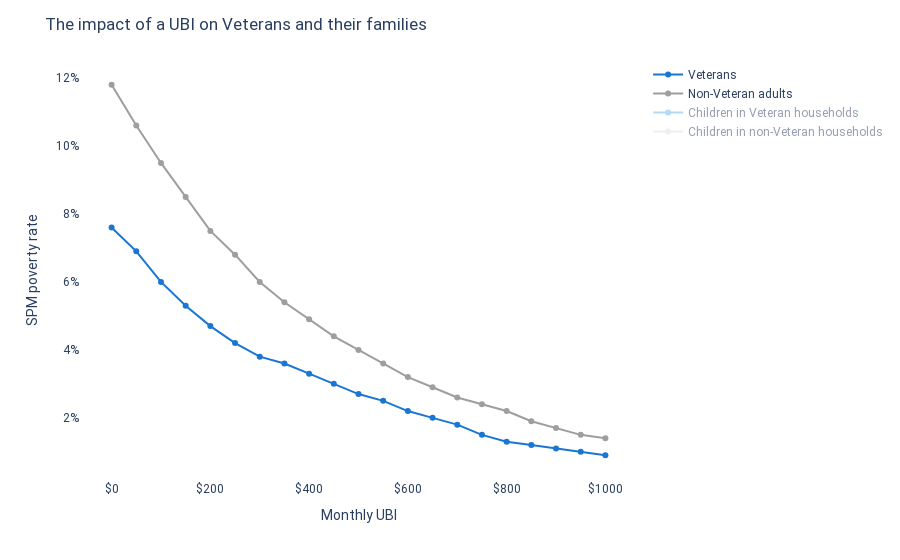

The notebook cell saved with this chart:
### Markdown cell above
Today we honor [over 19 million Americans](https://www.va.gov/vetdata/veteran_population.asp) who have served in the military, of whom one in 13 is in poverty. This is a third lower than the poverty rate among non-Veterans, thanks to [higher incomes](https://www.pewresearch.org/fact-tank/2019/12/09/veteran-households-in-u-s-are-economically-better-off-than-those-of-non-veterans/) and Veteran benefits, but still amounts to over 1.4 million people who lack resources to cover basic needs. Universal basic income would help.

Existing assistance programs cut Veteran poverty substantially. [Two million Veterans](https://www.cbpp.org/blog/veterans-and-the-safety-net-0) receive refundable tax credits---the Earned Income Tax Credit and the refundable portion of the Child Tax Credit---and [1.3 million](https://www.cbpp.org/research/food-assistance/snap-helps-13-million-low-income-veterans-including-thousands-in-every) receive SNAP (formerly food stamps). Certain veteran households are also eligible to receive [up to \$36,387](https://www.va.gov/pension/veterans-pension-rates/) per year through the [Veterans Pension](https://www.va.gov/pension/eligibility/) program, depending on their household size, income, net worth, age, service period, and disability status. Veterans with disabilities related to their active-duty service can also receive up to $44,208 per year, depending on their household size and severity of their disability through the [Veterans Disability Compensation](https://www.va.gov/disability/compensation-rates/veteran-rates/) program. The [Veterans Benefit Administration](https://benefits.va.gov/benefits/) provides a number of other benefits around health, education, and other areas, especially for [elderly Veterans](https://www.benefits.va.gov/persona/veteran-elderly.asp).

Yet these programs fail to reach all Veterans in need. As the Department of Veterans Affairs [found](https://www.va.gov/vetdata/docs/specialreports/veteran_poverty_trends.pdf) in 2012, veterans with disabilities have a higher official poverty rate than non-veterans with disabilities for all age groups except over age 65, and [half of Veterans](https://www.va.gov/vetdata/docs/Quickfacts/VA_Utilization_Profile_2017.pdf) don't use VA programs. [20 percent of Veterans](https://www.bls.gov/opub/ted/2016/43-point-3-percent-of-veterans-with-a-service-connected-disability-were-employed-in-august-2015.htm#:~:text=Bureau%20of%20Labor%20Statistics,-The%20Economics%20Daily&text=In%20August%202015%2C%20about%204.3,all%20veterans%20was%2047.8%20percent.) have a service-connected disability, and as we [wrote in July](https://blog.ubicenter.org/20200731/ada30.html), one in five people with disabilities is in poverty---nearly double the rate of people without disabilities. In that analysis, we also showed that a \$300-per-month universal basic income (UBI) would halve poverty among people with disabilities. What would UBI do for all Veterans?

In this analysis, we modeled a UBI funded by a flat tax on adjusted gross income (AGI). In this model, every $100 monthly UBI requires a 3.3 percent tax on AGI. To fund a \$300-per-month UBI, the federal government would have to levy a 9.8 percent tax. But like we found in the disability analysis, this would also reduce Veteran poverty by half. Poverty among children in Veteran households would be cut by 60 percent.

### Code cell
# Import Libraries
import numpy as np
import pandas as pd
import microdf as mdf
import plotly.express as px

# Import data
raw = pd.read_csv('https://github.com/UBICenter/Veteran-s_Day/raw/main/VeteranData.gz')

# Create Demographic Columns
person = raw.copy(deep=True)
person.columns = person.columns.str.lower()
person['child'] = person.age < 18
person['adult'] = person.age >= 18
person['veteran'] = (person.vetstat == 2) & person.adult
person['non_veteran'] = (person.vetstat == 1) & person.adult

veterans = person.groupby(['spmfamunit'])[['veteran']].sum()
veterans.columns = ['total_veterans']
person = person.merge(veterans, on=['spmfamunit'], right_index=True)

person['child_with_vet'] = (person.child) & (person.total_veterans > 0)
person['child_with_no_vet'] = (person.child) & (person.total_veterans == 0)

# Show total veterans in millions
total_veterans = (person.veteran * person.asecwt).sum()
total_veterans / 1_000_000

# Calculate total AGI
person['adjginc'].replace({99999999: 0}, inplace=True)
population = person.asecwt.sum()
person['weighted_agi'] = person.adjginc * person.asecwt
total_agi = person.weighted_agi.sum()

# Calculate AGI tax rate per dollar of UBI
fed_tax_rate_per_dollar_ubi_monthly = (population * 12) / total_agi

# Create table showing tax amounts
tax_rates = pd.DataFrame(np.arange(0,1001, 50))
tax_rates.columns = ['monthly_ubi']

def tax(monthly_ubi):
    return (monthly_ubi * fed_tax_rate_per_dollar_ubi_monthly * 100).round(1)

def tax_row(row):
    return tax(row.monthly_ubi)

tax_rates['tax_rate'] = tax_rates.apply(tax_row, axis=1)
tax_rates.columns = ['Monthly UBI', "Flat Tax Rate on AGI"]

def ubi(status, monthly_ubi):
    """At a given UBI level, calculate the poverty rate, median resources,
    mean resources, and percent of people better off for:
    * Veterans
    * Non-Veterans
    * Children living with Veteran
    * Children not living with Veterans
  
    Args:
        status: A person's Veteran status.
            For this simulation their are 4 categories:
            * Veteran
            * Non-Veteran
            * Child living with a Veteran
            * Children not living with a Veteran
        monthly_ubi: the monthly cash transfer given to each person
  
    Returns:
        pandas Series with four elements for the selected group:
        * Poverty rate
        * Median resources per person
        * Mean resources per person
        * Percent of people better off
    """    

  
    # Create a copy of the person DataFrame
    target_persons = person.copy(deep=True)
    
    # Calculate a person's tax increase
    target_persons['tax_increase'] = (
        fed_tax_rate_per_dollar_ubi_monthly * monthly_ubi *
        target_persons.adjginc)
    
    # Calculate the total UBI per SPM unit.
    target_persons['total_ubi'] = (
        target_persons.spmnpers * 12 * monthly_ubi)
  
    # Calculate the total tax increase of an SPM unit
    spmu = target_persons.groupby(['spmfamunit'])[['tax_increase']].sum()
    spmu.columns = ['total_tax_increase']
    target_persons = target_persons.merge(spmu,left_on=['spmfamunit'],
                                          right_index=True)
    
    # Calculate each SPM unit's tax rate person
    target_persons['new_spm_resources'] = (target_persons.spmtotres
                                         + target_persons.total_ubi
                                         - target_persons.total_tax_increase)
    
    # Calculate the new resources per person of each SPM unit
    target_persons['new_resources_per_person'] = (
        target_persons.new_spm_resources / target_persons.spmnpers)
      
    # Slice the data based on Race input
    if status == 'veteran':
        target_persons = target_persons[target_persons.veteran]
    if status == 'non_veteran':
        target_persons = target_persons[target_persons.non_veteran]
        
    
    if status == 'veteran_child':
        target_persons = target_persons[target_persons.child_with_vet]
    if status == 'non_veteran_child':
        target_persons = target_persons[target_persons.child_with_no_vet]
        
  
    # Calculate the change in poverty rate
    target_persons['poor'] = (target_persons.new_spm_resources 
                            < target_persons.spmthresh)
    total_poor = (target_persons.poor * target_persons.asecwt).sum()
    target_pop = target_persons.asecwt.sum()
    
    # Calculate percent better off
    target_persons['better_off'] = (target_persons.new_spm_resources > 
                                target_persons.spmtotres)
    total_better_off = (
        target_persons.better_off * target_persons.asecwt).sum()
    percent = total_better_off / target_pop * 100

    return pd.Series([mdf.weighted_median(
        target_persons, 'new_resources_per_person', 'asecwt').round(0),
                      mdf.weighted_mean(target_persons,
                                        'new_resources_per_person',
                                        'asecwt').round(0), 
                      (total_poor / target_pop * 100).round(1), percent])

def ubi_row(row):  
    """ run the ubi function across the rows of a DataFrame.
  
    Arguments
    row: the row of the DataFrame containing a person's race and the monthly UBI amount
  
    Returns
    The poverty rate for the selected row.
    The median resources per person for the selected row.
    The mean resources per person for the selected row.
    The percent of people better off under the program for the selected row.
    """  
    return ubi(row.status, row.monthly_ubi)

# Create a DataFrame that has each the each monthly UBI amount for each race input
summary = mdf.cartesian_product({'monthly_ubi': np.arange(0,1001,50),
                       'status': ['veteran', 'non_veteran', 'veteran_child',
                                  'non_veteran_child']})

# Calculate the poverty rate for each row of the summary DataFrame
summary[['med_resources_per_person', 'mean_resources_per_person',
         'poverty_rate', 'better_off']] = summary.apply(ubi_row, axis=1)

summary2 = summary[summary['status'] != 'non_veteran_child'] 
summary2 = summary2[summary2['status'] != 'veteran_child']
# Format text
center = {"med_resources_per_person": "Median resources",
          "mean_resources_per_person": "Mean resources"}
status = {"veteran": "Veterans",
          "non_veteran": "Non-Veteran adults",
          "veteran_child": "Children in Veteran households",
          "non_veteran_child": "Children in non-Veteran households"
       }

summary["status"] =  summary["status"].map(status)
summary2["status"] =  summary2["status"].map(status)

# Colors from https://material.io/design/color/the-color-system.html
BLUE = '#1976D2'
DARK_BLUE = '#0D47A1'
BARELY_BLUE = '#64B5F6'
GRAY = '#9E9E9E'
LIGHT_GRAY = '#E0E0E0'

COLOR_MAP = {
    "Veterans": BLUE,
    "Non-Veteran adults": GRAY,
    "Children in Veteran households": BARELY_BLUE,
    "Children in non-Veteran households": LIGHT_GRAY
}

def line_graph(df, x, y, color, title, xaxis_title, yaxis_title):
    """Style for line graphs.
    
    Args:
        df: DataFrame with data to be plotted.
        x: The string representing the column in df that holds the new
            spending in billions.
        y: The string representing the column in df that holds the poverty
            rate.
        color: The string representing the UBI type.
        xaxis_title: The string represnting the xaxis-title.
        yaxis_title: The string representing the yaxis-title.
    
    Returns:
        Nothing. Shows the plot.
    """
    fig = px.line(df, x=x, y=y, color=color, color_discrete_map=COLOR_MAP)
    fig.update_layout(
        title=title,
        xaxis_title=xaxis_title,
        yaxis_title=yaxis_title,
        yaxis_ticksuffix='%',
        font=dict(family='Roboto'),
        hovermode='x', 
        xaxis_tickprefix='$',
        xaxis_ticksuffix='',
        plot_bgcolor='white',
        legend_title_text=''   
    )
    fig.update_traces(mode='markers+lines', hovertemplate=None)
    
    hide_line = ["Children in Veteran households",
                 "Children in non-Veteran households"]
    
    fig.for_each_trace(lambda trace: trace.update(visible="legendonly") 
                   if trace.name in hide_line else ())

    fig.show()

line_graph(df=summary, x='monthly_ubi', 
           y='poverty_rate', color='status',
           title= 'The impact of a UBI on Veterans and their families',
           xaxis_title='Monthly UBI',
           yaxis_title='SPM poverty rate')

### Figure 1 — Plotly figure (JSON) as saved in the notebook; plotly's stock layout.template omitted (floating-point values rounded to 4 significant figures)
{"data": [{"legendgroup": "Veterans", "line": {"color": "#1976D2", "dash": "solid"}, "mode": "markers+lines", "name": "Veterans", "orientation": "v", "showlegend": true, "type": "scatter", "x": [0, 50, 100, 150, 200, 250, 300, 350, 400, 450, 500, 550, 600, 650, 700, 750, 800, 850, 900, 950, 1000], "xaxis": "x", "y": [7.6, 6.9, 6, 5.3, 4.7, 4.2, 3.8, 3.6, 3.3, 3, 2.7, 2.5, 2.2, 2, 1.8, 1.5, 1.3, 1.2, 1.1, 1, 0.9], "yaxis": "y"}, {"legendgroup": "Non-Veteran adults", "line": {"color": "#9E9E9E", "dash": "solid"}, "mode": "markers+lines", "name": "Non-Veteran adults", "orientation": "v", "showlegend": true, "type": "scatter", "x": [0, 50, 100, 150, 200, 250, 300, 350, 400, 450, 500, 550, 600, 650, 700, 750, 800, 850, 900, 950, 1000], "xaxis": "x", "y": [11.8, 10.6, 9.5, 8.5, 7.5, 6.8, 6, 5.4, 4.9, 4.4, 4, 3.6, 3.2, 2.9, 2.6, 2.4, 2.2, 1.9, 1.7, 1.5, 1.4], "yaxis": "y"}, {"legendgroup": "Children in Veteran households", "line": {"color": "#64B5F6", "dash": "solid"}, "mode": "markers+lines", "name": "Children in Veteran households", "orientation": "v", "showlegend": true, "type": "scatter", "visible": "legendonly", "x": [0, 50, 100, 150, 200, 250, 300, 350, 400, 450, 500, 550, 600, 650, 700, 750, 800, 850, 900, 950, 1000], "xaxis": "x", "y": [5.5, 4.8, 3.7, 3.4, 2.9, 2.5, 2.3, 1.8, 1.5, 1.3, 0.9, 0.7, 0.6, 0.5, 0.4, 0.2, 0.2, 0.2, 0.2, 0.2, 0.2], "yaxis": "y"}, {"legendgroup": "Children in non-Veteran households", "line": {"color": "#E0E0E0", "dash": "solid"}, "mode": "markers+lines", "name": "Children in non-Veteran households", "orientation": "v", "showlegend": true, "type": "scatter", "visible": "legendonly", "x": [0, 50, 100, 150, 200, 250, 300, 350, 400, 450, 500, 550, 600, 650, 700, 750, 800, 850, 900, 950, 1000], "xaxis": "x", "y": [13, 10.8, 8.9, 7.3, 5.9, 4.7, 3.9, 3.2, 2.5, 1.9, 1.6, 1.3, 1, 0.7, 0.6, 0.5, 0.4, 0.3, 0.3, 0.2, 0.2], "yaxis": "y"}], "layout": {"font": {"family": "Roboto"}, "hovermode": "x", "legend": {"title": {"text": ""}, "tracegroupgap": 0}, "margin": {"t": 60}, "plot_bgcolor": "white", "title": {"text": "The impact of a UBI on Veterans and their families"}, "xaxis": {"anchor": "y", "domain": [0, 1], "tickprefix": "$", "ticksuffix": "", "title": {"text": "Monthly UBI"}}, "yaxis": {"anchor": "x", "domain": [0, 1], "ticksuffix": "%", "title": {"text": "SPM poverty rate"}}}}
